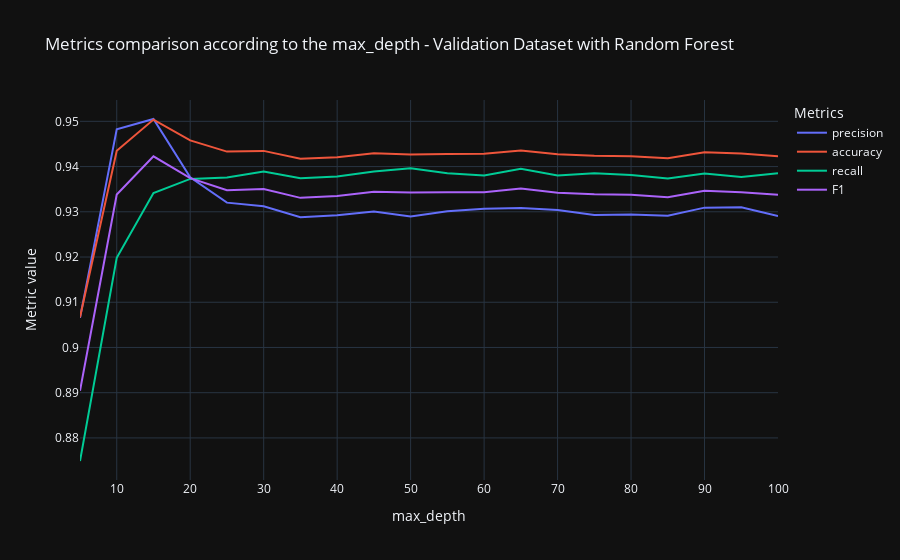

Write notebook code for a chart like this one.
### Code cell
# Plotting validation results
px.line(results_val_rf, 
        x=results_val_rf['max_depth'], 
        y=['precision', 'accuracy', 'recall', 'F1'],
        template='plotly_dark',
        title="Metrics comparison according to the max_depth - Validation Dataset with Random Forest",
        labels={'value': 'Metric value',
                'max_depth': 'max_depth'}).update_layout(legend=dict(title="Metrics"))

### Figure 1 — Plotly figure (JSON) as saved in the notebook; plotly's stock layout.template omitted (floating-point values rounded to 4 significant figures)
{"data": [{"hovertemplate": "variable=precision<br>max_depth=%{x}<br>Metric value=%{y}<extra></extra>", "legendgroup": "precision", "line": {"color": "#636efa", "dash": "solid"}, "marker": {"symbol": "circle"}, "mode": "lines", "name": "precision", "orientation": "v", "showlegend": true, "type": "scatter", "x": [5, 10, 15, 20, 25, 30, 35, 40, 45, 50, 55, 60, 65, 70, 75, 80, 85, 90, 95, 100], "xaxis": "x", "y": [0.9065, 0.9483, 0.9505, 0.9376, 0.932, 0.9312, 0.9288, 0.9292, 0.9301, 0.9289, 0.9301, 0.9307, 0.9309, 0.9304, 0.9293, 0.9294, 0.9291, 0.9309, 0.931, 0.9291], "yaxis": "y"}, {"hovertemplate": "variable=accuracy<br>max_depth=%{x}<br>Metric value=%{y}<extra></extra>", "legendgroup": "accuracy", "line": {"color": "#EF553B", "dash": "solid"}, "marker": {"symbol": "circle"}, "mode": "lines", "name": "accuracy", "orientation": "v", "showlegend": true, "type": "scatter", "x": [5, 10, 15, 20, 25, 30, 35, 40, 45, 50, 55, 60, 65, 70, 75, 80, 85, 90, 95, 100], "xaxis": "x", "y": [0.9067, 0.9435, 0.9504, 0.9458, 0.9433, 0.9435, 0.9417, 0.9421, 0.9429, 0.9427, 0.9428, 0.9429, 0.9435, 0.9427, 0.9424, 0.9423, 0.9419, 0.9431, 0.9429, 0.9423], "yaxis": "y"}, {"hovertemplate": "variable=recall<br>max_depth=%{x}<br>Metric value=%{y}<extra></extra>", "legendgroup": "recall", "line": {"color": "#00cc96", "dash": "solid"}, "marker": {"symbol": "circle"}, "mode": "lines", "name": "recall", "orientation": "v", "showlegend": true, "type": "scatter", "x": [5, 10, 15, 20, 25, 30, 35, 40, 45, 50, 55, 60, 65, 70, 75, 80, 85, 90, 95, 100], "xaxis": "x", "y": [0.8749, 0.9198, 0.9341, 0.9373, 0.9376, 0.9389, 0.9374, 0.9378, 0.9389, 0.9396, 0.9385, 0.938, 0.9395, 0.938, 0.9385, 0.9382, 0.9373, 0.9385, 0.9377, 0.9385], "yaxis": "y"}, {"hovertemplate": "variable=F1<br>max_depth=%{x}<br>Metric value=%{y}<extra></extra>", "legendgroup": "F1", "line": {"color": "#ab63fa", "dash": "solid"}, "marker": {"symbol": "circle"}, "mode": "lines", "name": "F1", "orientation": "v", "showlegend": true, "type": "scatter", "x": [5, 10, 15, 20, 25, 30, 35, 40, 45, 50, 55, 60, 65, 70, 75, 80, 85, 90, 95, 100], "xaxis": "x", "y": [0.8904, 0.9338, 0.9423, 0.9374, 0.9348, 0.935, 0.9331, 0.9335, 0.9345, 0.9343, 0.9343, 0.9343, 0.9352, 0.9342, 0.9339, 0.9338, 0.9332, 0.9347, 0.9343, 0.9338], "yaxis": "y"}], "layout": {"legend": {"title": {"text": "Metrics"}, "tracegroupgap": 0}, "title": {"text": "Metrics comparison according to the max_depth - Validation Dataset with Random Forest"}, "xaxis": {"anchor": "y", "domain": [0, 1], "title": {"text": "max_depth"}}, "yaxis": {"anchor": "x", "domain": [0, 1], "title": {"text": "Metric value"}}}}
